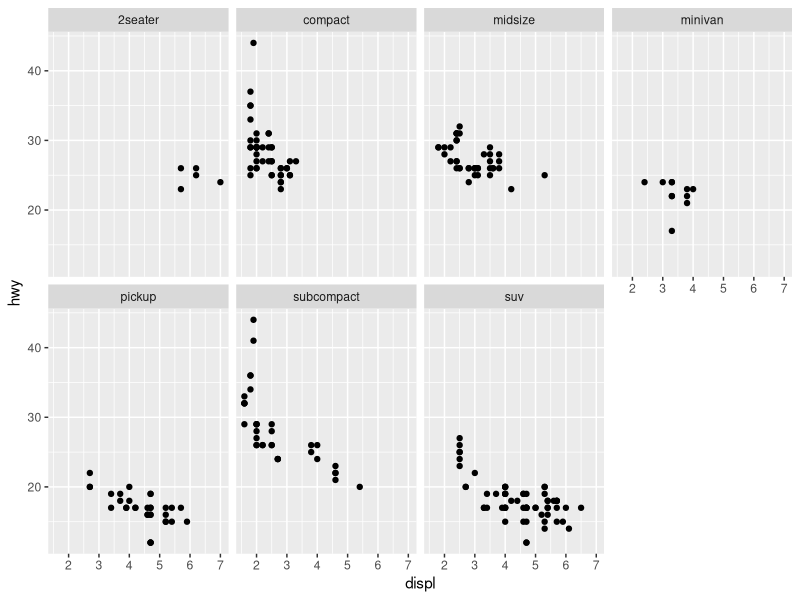
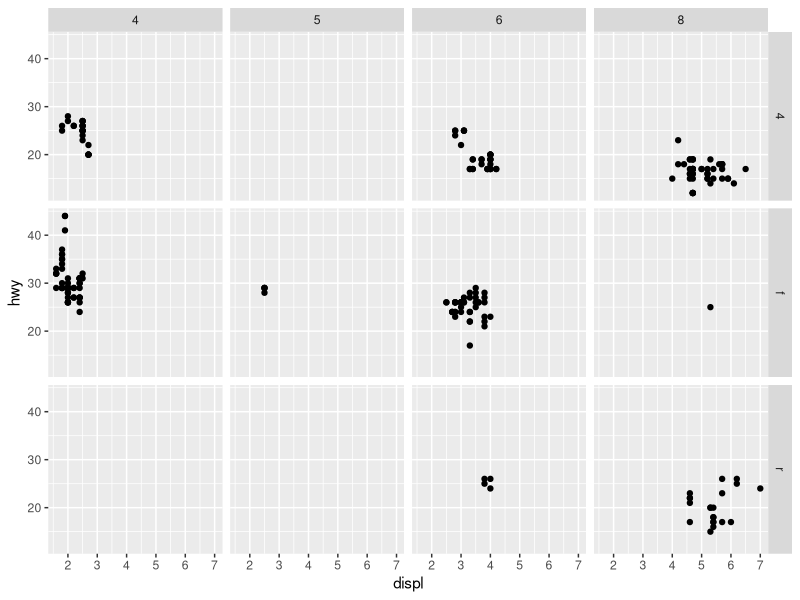
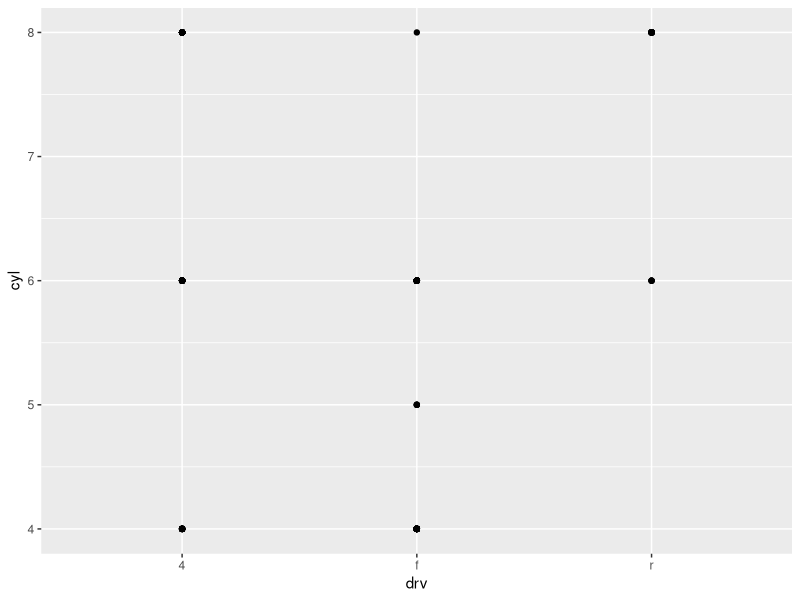
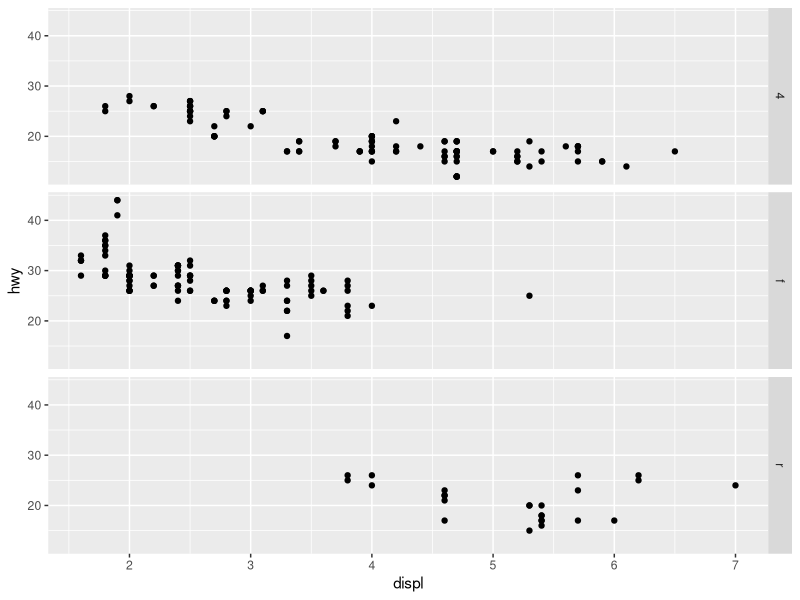
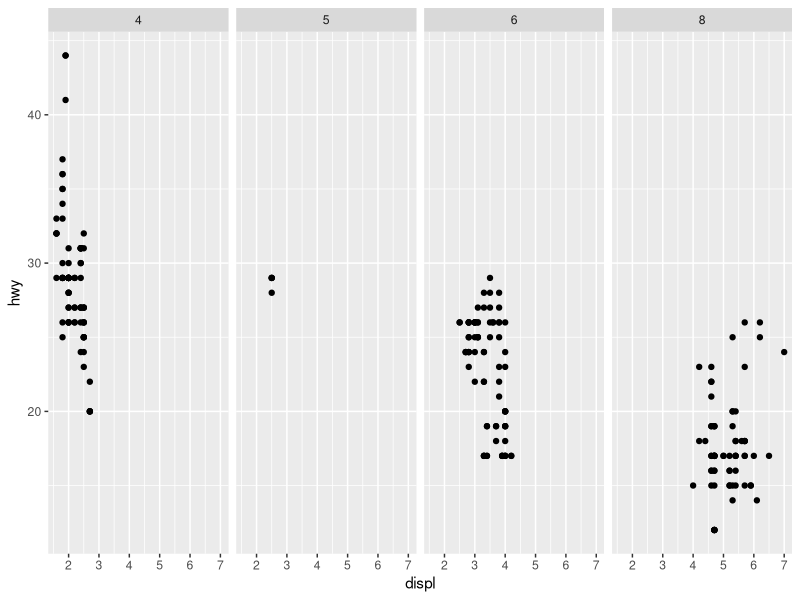
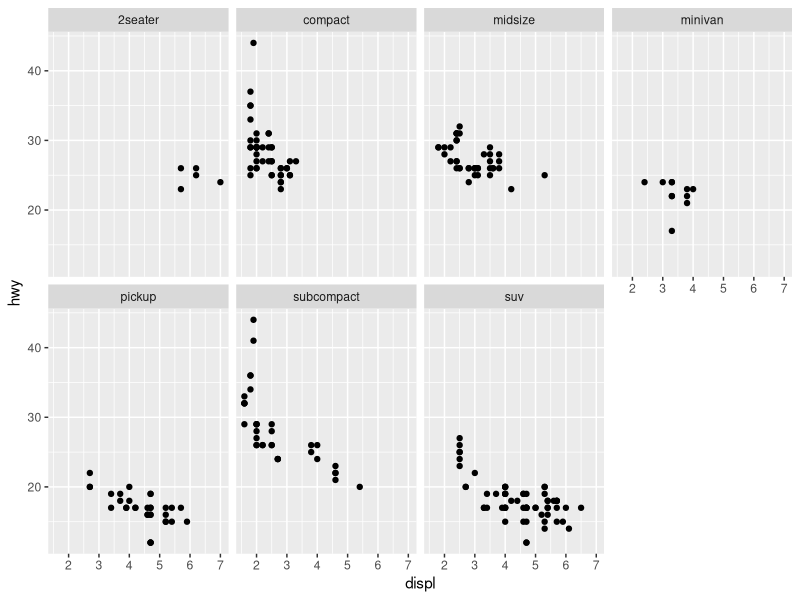
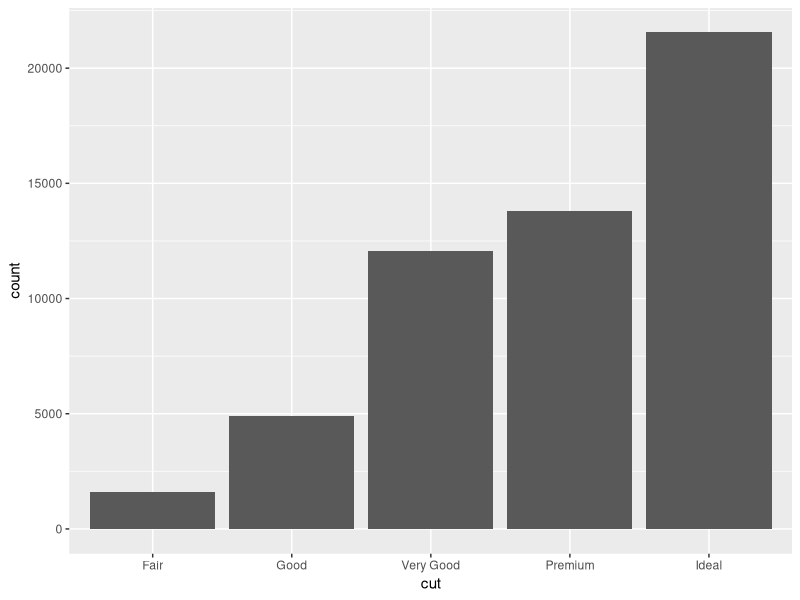
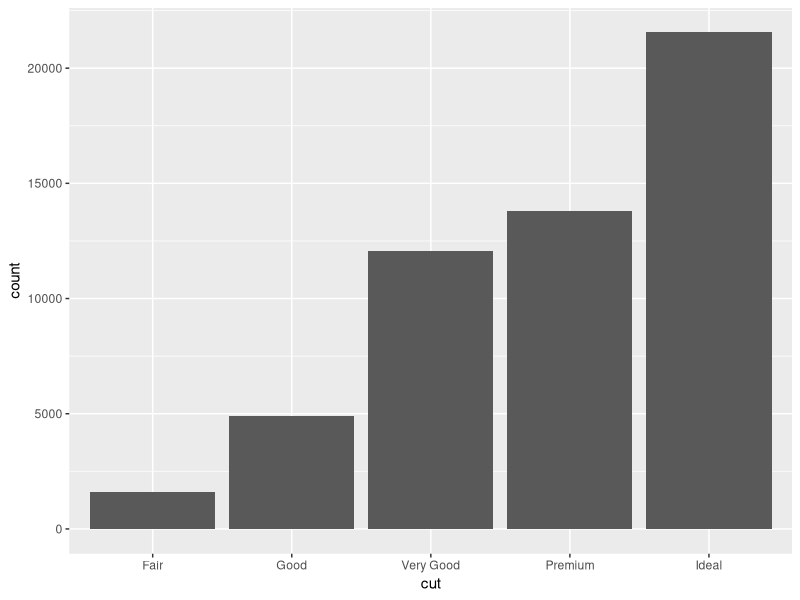

The R script that drew these images, in order:
library('tidyverse')
#---------------------------------------------------------
#Facets
#---------------------------------------------------------

#One way to add additional variables is with aesthetics. 
#Another way, particularly useful for categorical variables, 
#is to split your plot into facets, subplots that each 
#display one subset of the data.

?mpg

#To facet your plot by a single variable, 
#use facet_wrap(). The first argument of facet_wrap() 
#should be a formula, which you create with ~ followed
#by a variable name (here “formula” is the name of
#a data structure in R, not a synonym for “equation”). 
#The variable that you pass to facet_wrap() 
#should be discrete.
ggplot(data = mpg) + 
  geom_point(mapping = aes(x = displ, y = hwy)) + 
  facet_wrap(~ class, nrow = 2)

#To facet your plot on the combination of two variables, 
#add facet_grid() to your plot call. 
#The first argument of facet_grid() 
#is also a formula. This time the formula should 
#contain two variable names separated by a ~.
ggplot(data = mpg) + 
  geom_point(mapping = aes(x = displ, y = hwy)) + 
  facet_grid(drv ~ cyl)
#If you prefer to not facet in the rows or columns dimension, 
#use a . instead of a variable name, e.g. 
#+ facet_grid(. ~ cyl).
#Exercise
# 1) What happens if you facet on a continuous variable?
  
# 2) What do the empty cells in plot with facet_grid(drv ~ cyl)
# mean? How do they relate to this plot?
ggplot(data = mpg) + 
  geom_point(mapping = aes(x = drv, y = cyl))


# 3) What plots does the following code make? What does . do?
ggplot(data = mpg) + 
  geom_point(mapping = aes(x = displ, y = hwy)) +
  facet_grid(drv ~ .)

ggplot(data = mpg) + 
  geom_point(mapping = aes(x = displ, y = hwy)) +
  facet_grid(. ~ cyl)


# 4) Take the first faceted plot in this section:
ggplot(data = mpg) + 
  geom_point(mapping = aes(x = displ, y = hwy)) + 
  facet_wrap(~ class, nrow = 2)


#What are the advantages to using faceting instead 
#of the colour aesthetic? 
#What are the disadvantages? 
#How might the balance change if you had a larger dataset?


  
# 5) Read ?facet_wrap. What does nrow do? 
#What does ncol do? What other options control the
#layout of the individual panels? Why doesn’t 
#facet_grid() have nrow and ncol arguments?
  
# 6) When using facet_grid() you should 
#usually put the variable with more unique 
#levels in the columns. Why?


#---------------------------------------------------------
#Statistical Transformation
#---------------------------------------------------------
diamonds

ggplot(data = diamonds) + 
  geom_bar(mapping = aes(x = cut))

ggplot(data = diamonds) + 
  stat_count(mapping = aes(x = cut))



demo <- tribble(
  ~cut,         ~freq,
  "Fair",       1610,
  "Good",       4906,
  "Very Good",  12082,
  "Premium",    13791,
  "Ideal",      21551
)

ggplot(data = demo) +
  geom_bar(mapping = aes(x = cut, y = freq), stat = "identity")

ggplot(data = diamonds) + 
  geom_bar(mapping = aes(x = cut, y = stat(prop), group = 1))

ggplot(data = diamonds) + 
  stat_summary(
    mapping = aes(x = cut, y = depth),
    fun.min = min,
    fun.max = max,
    fun = median
  )


#Exercises




#---------------------------------------------------------
#Position Adjustments
#---------------------------------------------------------

#There’s one more piece of magic associated with bar charts.
#You can colour a bar chart using either the colour
#aesthetic, or, more usefully, fill:
ggplot(data = diamonds) + 
  geom_bar(mapping = aes(x = cut, colour = cut))
ggplot(data = diamonds) + 
  geom_bar(mapping = aes(x = cut, fill = cut))



#Note what happens if you map the fill 
#aesthetic to another variable, like clarity: 
#the bars are automatically stacked. 
#Each colored rectangle represents a combination 
#of cut and clarity.
ggplot(data = diamonds) + 
  geom_bar(mapping = aes(x = cut, fill = clarity))


#The stacking is performed automatically by the 
#position adjustment specified by the position argument. 
#If you don’t want a stacked bar chart, 
#you can use one of three other options: 
#"identity", "dodge" or "fill".




# ---- position = "identity" 
# will place each object exactly where it falls in 
#the context of the graph. This is not very useful 
#for bars, because it overlaps them. 
#To see that overlapping we either need to make the 
#bars slightly transparent by setting alpha to a small
#value, or completely transparent by setting fill = NA.
ggplot(data = diamonds, mapping = aes(x = cut, fill = clarity)) + 
  geom_bar(alpha = 1/5, position = "identity")
ggplot(data = diamonds, mapping = aes(x = cut, colour = clarity)) + 
  geom_bar(fill = NA, position = "identity")
#The identity position adjustment is more useful for 2d geoms, 
#like points, where it is the default.


# ---- position = "fill" works like stacking, 
#but makes each set of stacked bars the same 
#height. This makes it easier to compare proportions 
#across groups.
ggplot(data = diamonds) + 
  geom_bar(mapping = aes(x = cut, fill = clarity), position = "fill")



# ---- position = "dodge" places overlapping objects 
#directly beside one another. This makes it easier to 
#compare individual values.
ggplot(data = diamonds) + 
  geom_bar(mapping = aes(x = cut, fill = clarity), position = "dodge")




#There’s one other type of adjustment that’s not 
#useful for bar charts, but it can be very 
#useful for scatterplots. Recall our first scatterplot. 
#Did you notice that the plot displays only 126 points,
#even though there are 234 observations in the dataset?



#The values of hwy and displ are rounded so the points 
#appear on a grid and many points overlap each other.
#This problem is known as overplotting.
#This arrangement makes it hard to see where the mass
#of the data is. Are the data points spread 
#equally throughout the graph, or
#is there one special combination of hwy and displ that
#contains 109 values?

#You can avoid this gridding by setting 
#the position adjustment to “jitter”. 
#position = "jitter" adds a small amount 
#of random noise to each point. This spreads 
#the points out because no two points are likely
#to receive the same amount of random noise.
ggplot(data = mpg) + 
  geom_point(mapping = aes(x = displ, y = hwy), position = "jitter")

#Adding randomness seems like a strange way to 
#improve your plot, but while it makes your graph 
#less accurate at small scales, it makes your graph
#more revealing at large scales. 
#Because this is such a useful operation, 
#ggplot2 comes with a shorthand for 
#geom_point(position = "jitter"): geom_jitter().

#To learn more about a position adjustment, 
#look up the help page associated with 
#each adjustment: 
#?position_dodge, ?position_fill, ?position_identity,
#?position_jitter, and ?position_stack.


#Exercises
# 1) What is the problem with this plot? 
#How could you improve it?
ggplot(data = mpg, mapping = aes(x = cty, y = hwy)) + 
  geom_point()

# 2) What parameters to geom_jitter() control the amount of jittering?
  
# 3) Compare and contrast geom_jitter() with geom_count().

# 4) What’s the default position adjustment for 
#geom_boxplot()?
#Create a visualisation of the mpg dataset that 
#demonstrates it.

#---------------------------------------------------------
#Coordinate systems
#---------------------------------------------------------

#Coordinate systems are probably the most complicated 
#part of ggplot2. The default coordinate system is the 
#Cartesian coordinate system where the x and y positions 
#act independently to determine the location of each point. 
#There are a number of other coordinate systems that are 
#occasionally helpful.

#coord_flip() switches the x and y axes. 
#This is useful (for example), 
#if you want horizontal boxplots. 
#It’s also useful for long labels: 
#it’s hard to get them to fit without overlapping on the x-axis.
ggplot(data = mpg, mapping = aes(x = class, y = hwy)) + 
  geom_boxplot()
ggplot(data = mpg, mapping = aes(x = class, y = hwy)) + 
  geom_boxplot() +
  coord_flip()


#coord_quickmap() sets the aspect ratio 
#correctly for maps. This is very important 
#if you’re plotting spatial data with ggplot2 
nz <- map_data("nz")

ggplot(nz, aes(long, lat, group = group)) +
  geom_polygon(fill = "white", colour = "black")

ggplot(nz, aes(long, lat, group = group)) +
  geom_polygon(fill = "white", colour = "black") +
  coord_quickmap()




#coord_polar() uses polar coordinates. 
#Polar coordinates reveal an interesting connection 
#between a bar chart and a Coxcomb chart.
bar <- ggplot(data = diamonds) + 
  geom_bar(
    mapping = aes(x = cut, fill = cut), 
    show.legend = FALSE,
    width = 1
  ) + 
  theme(aspect.ratio = 1) +
  labs(x = NULL, y = NULL)

bar + coord_flip()
bar + coord_polar()


#Exercises
# 1) Turn a stacked bar chart into a pie chart using 
# coord_polar().

# 2) What does labs() do? Read the documentation.

# 3) What’s the difference between coord_quickmap() 
#and coord_map()?
  
# 4) What does the plot below tell you about
#the relationship between city and highway mpg? 
#Why is coord_fixed() important? What does geom_abline() do?
ggplot(data = mpg, mapping = aes(x = cty, y = hwy)) +
  geom_point() + 
  geom_abline() +
  coord_fixed()